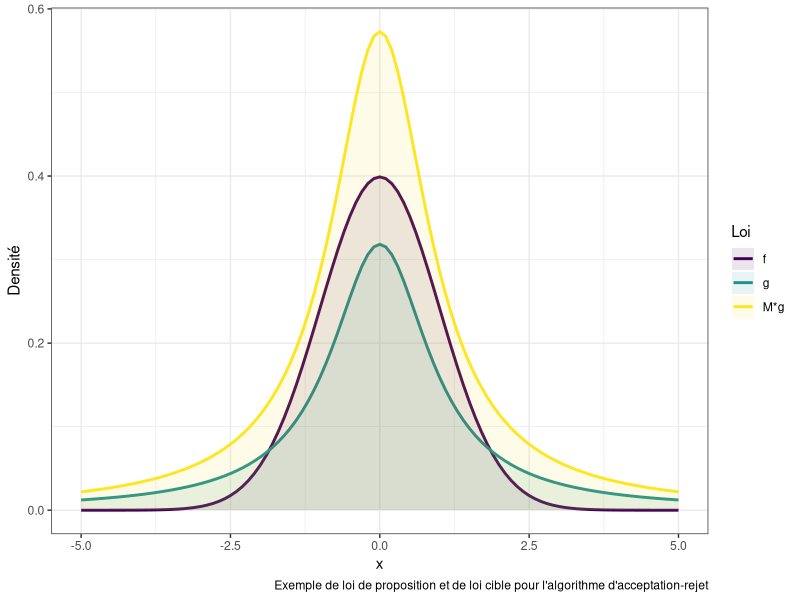

Reproduce this figure in R.
## ---- chunk 1

library(ggplot2)
x <- seq(-5, 5, 0.1)
data2plot <- cbind.data.frame(x, "Densite" = c(dnorm(x), dcauchy(x),1.8*dcauchy(x)), 
                              "Loi" = c(rep("f", length(x)), rep("g", length(x)), rep("M*g", length(x)))) 
ggplot(data2plot) + geom_line(aes(x=x, y=Densite, color=Loi), size=1) + 
  geom_ribbon(aes(x=x, ymax=Densite, ymin=0, fill=Loi), alpha=0.1) +
  xlim(-5, 5) + ylab("Densité") +
  theme_bw() +
  scale_color_manual(values = viridis::viridis(3)) + 
  scale_fill_manual(values = viridis::viridis(3)) +
  labs(caption = "Exemple de loi de proposition et de loi cible pour l'algorithme d'acceptation-rejet")

